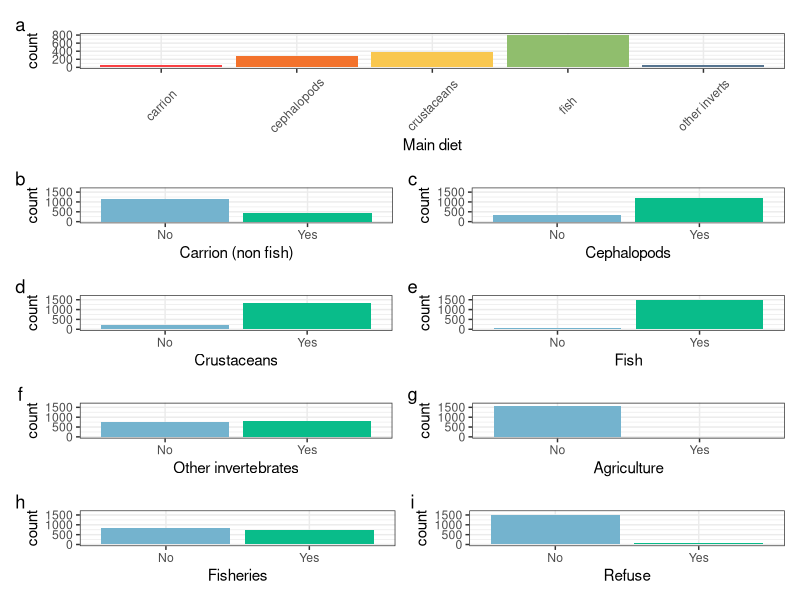
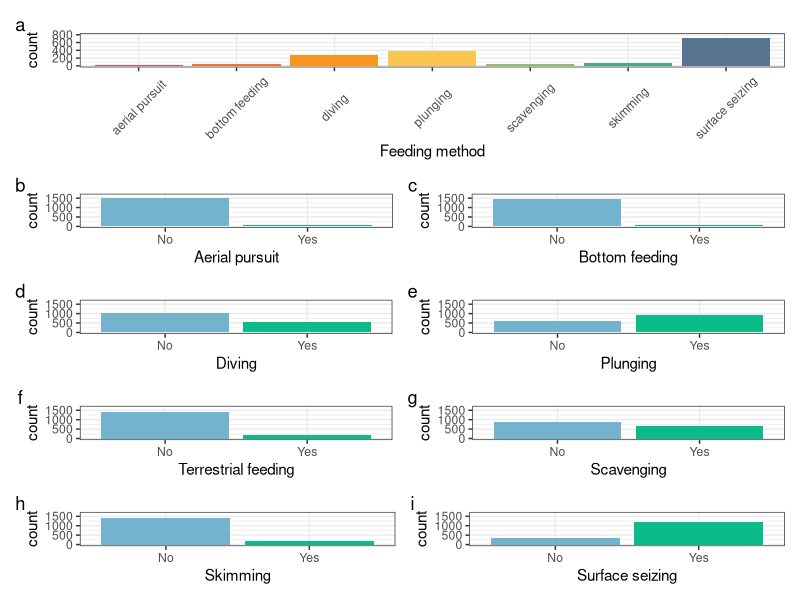
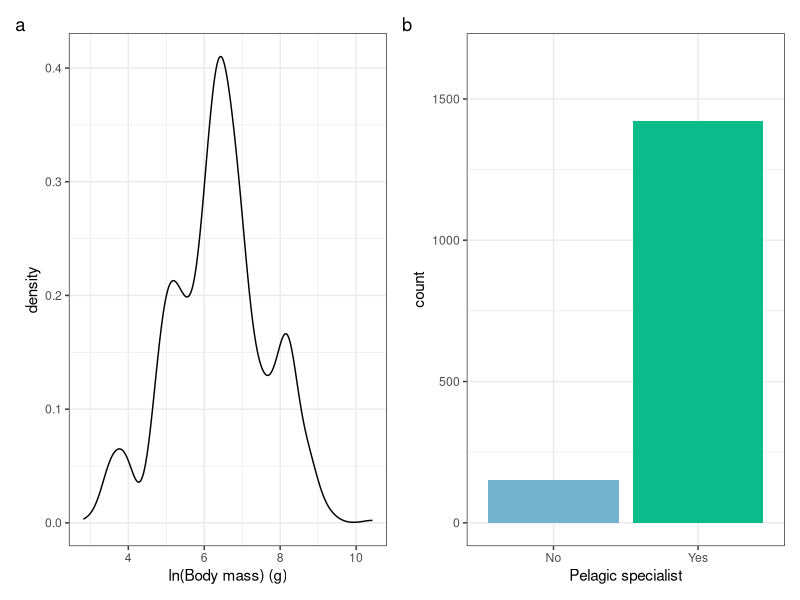
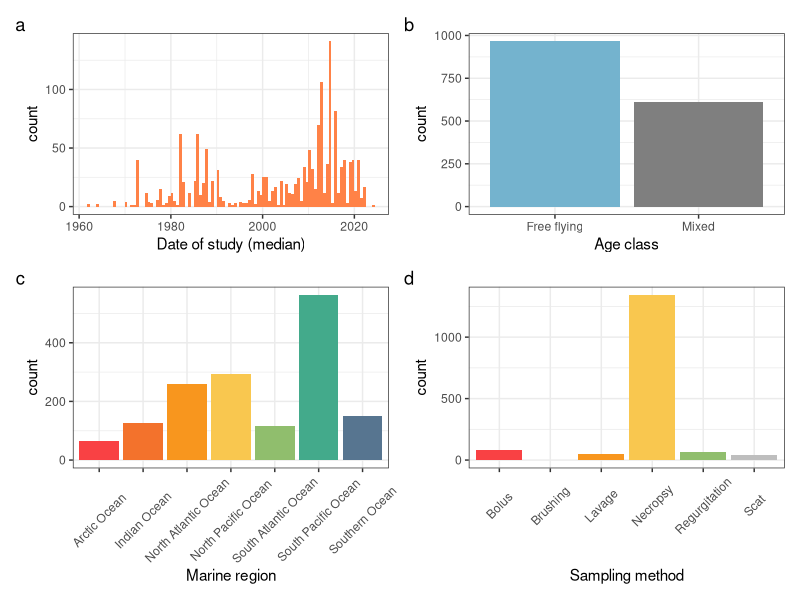
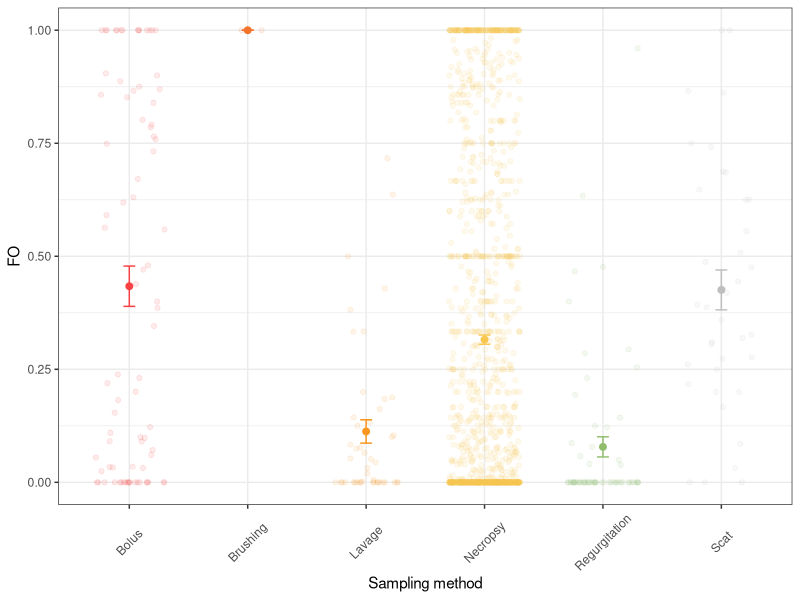
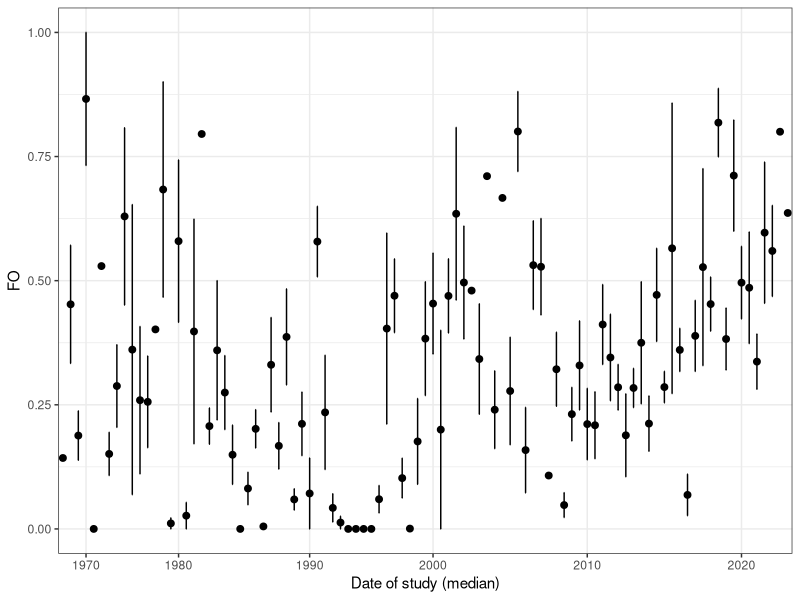
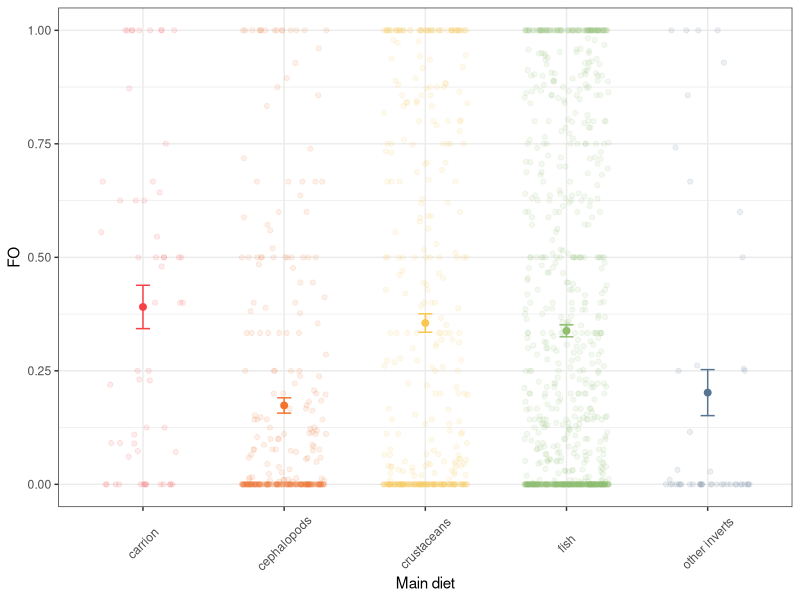
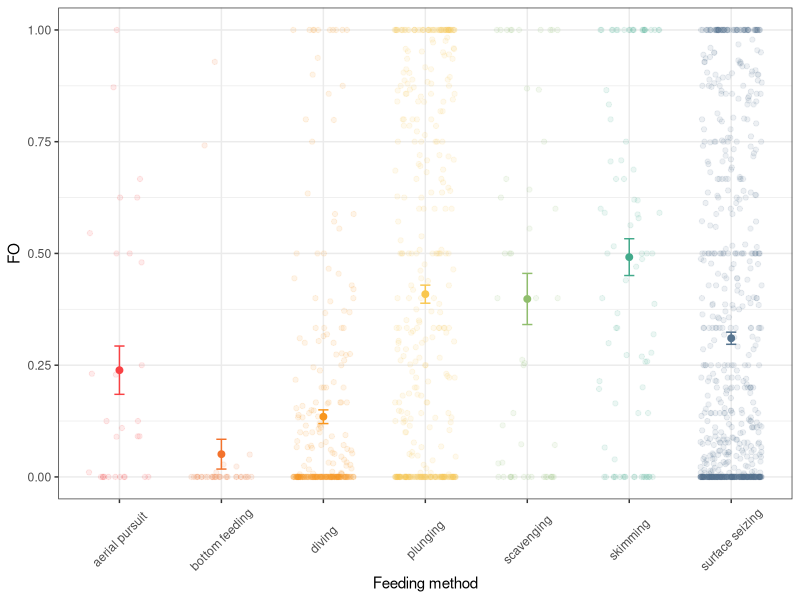

The R script that drew these images, in order:
## ---- chunk 1
# Load libraries
library(tidyverse) # for plots and data wrangling
library(patchwork) # for panel plots
library(here)
## ---- chunk 2
# Read in the data
seabird_data <- read_csv(file = here::here("data/plastic-data-aggregated_2026.csv"))
## ---- chunk 3
# Unite the diet categories
seabird_data <- seabird_data %>%
  unite(col = "diet_type", carrion:as_refuse, remove = FALSE)
## ---- chunk 4
# How many species?
length(unique(seabird_data$clements2025_binomial))
## ---- chunk 5
# How many sources?
length(unique(seabird_data$source)) 
## ---- chunk 6
well_studied <- 
seabird_data %>%
  group_by(clements2025_binomial) %>%
  summarise(records = n(), sampled = sum(n_total), plastic = sum(n_plastic)) %>%
  filter(records >=3 & sampled >= 100)
## ---- chunk 7
well_studied %>% summarise(n())
## ---- chunk 8
well_studied %>% filter(plastic > 0) %>% summarise(n())
## ---- chunk 9
# Body mass
bm <-
  ggplot(seabird_data, aes(x = log(body_mass_g))) +
  geom_density() +
  xlab("ln(Body mass) (g)") +
  theme_bw()

# main diet
diet <-
ggplot(seabird_data, aes(x = as.factor(main_diet), fill = as.factor(main_diet))) +
  geom_bar() +
  xlab("Main diet") +
  theme_bw() +
  theme(legend.position = "none") +
  scale_fill_manual(values = c("#F94144","#F3722C",
                               "#F9C74F","#90BE6D",
                               "#577590")) +
  scale_x_discrete(labels = c("carrion", "cephalopods", "crustaceans", "fish", "other inverts")) +
  theme(axis.text.x = element_text(angle = 45, vjust = 0.5, hjust = 0.5)) 

# Fish
f <-
ggplot(seabird_data, aes(x = as.factor(fish), fill = as.factor(fish))) +
  geom_bar() +
  xlab("Fish") +
  ylim(0, 1650) +
  scale_x_discrete(labels = c("No", "Yes")) +
  theme_bw() +
  theme(legend.position = "none") +
  scale_fill_manual(values = c("#74B3CE","#09BC8A"))  
 
 # Carrion.NonFishVertebrates
c <-
ggplot(seabird_data, aes(x = as.factor(carrion), fill = as.factor(carrion))) +
  geom_bar() +
  xlab("Carrion (non fish)") +
  ylim(0, 1650) +
  scale_x_discrete(labels = c("No", "Yes")) +
  theme_bw() +
  theme(legend.position = "none") +
  scale_fill_manual(values = c("#74B3CE","#09BC8A")) 
 
# Cephalopods
cp <-
  ggplot(seabird_data, aes(x = as.factor(cephalopods), 
                       fill = as.factor(cephalopods))) +
  geom_bar() +
  xlab("Cephalopods") +
  ylim(0, 1650) +
  scale_x_discrete(labels = c("No", "Yes")) +
  theme_bw() +
  theme(legend.position = "none") +
  scale_fill_manual(values = c("#74B3CE","#09BC8A"))
 
# Crustaceans
cr <-
ggplot(seabird_data, aes(x = as.factor(crustaceans), fill = as.factor(crustaceans))) +
  geom_bar() +
  xlab("Crustaceans") +
  ylim(0, 1650) +
  scale_x_discrete(labels = c("No", "Yes")) +
  theme_bw() +
  theme(legend.position = "none") +
  scale_fill_manual(values = c("#74B3CE","#09BC8A"))
 
 # Other inverts
oi<- 
ggplot(seabird_data, aes(x = as.factor(other_inverts), fill = as.factor(other_inverts))) +
  geom_bar() +
  xlab("Other invertebrates") +
  ylim(0, 1650) +
  scale_x_discrete(labels = c("No", "Yes")) +
  theme_bw() +
  theme(legend.position = "none") +
  scale_fill_manual(values = c("#74B3CE","#09BC8A"))
 
 # Refuse
ar <-
ggplot(seabird_data, aes(x = as.factor(as_refuse), fill = as.factor(as_refuse))) +
  geom_bar() +
  xlab("Refuse") +
  ylim(0, 1650) +
  scale_x_discrete(labels = c("No", "Yes")) +
  theme_bw() +
  theme(legend.position = "none") +
  scale_fill_manual(values = c("#74B3CE","#09BC8A"))

# Fisheries discards
af <-
ggplot(seabird_data, aes(x = as.factor(as_fishery), fill = as.factor(as_fishery))) +
  geom_bar() +
  xlab("Fisheries") +
  ylim(0, 1650) +
  scale_x_discrete(labels = c("No", "Yes")) +
  theme_bw() +
  theme(legend.position = "none") +
  scale_fill_manual(values = c("#74B3CE","#09BC8A"))

# Agricultural
aa <-
ggplot(seabird_data, aes(x = as.factor(as_agriculture), fill = as.factor(as_agriculture))) +
  geom_bar() +
  xlab("Agriculture") +
  ylim(0, 1650) +
  scale_x_discrete(labels = c("No", "Yes")) +
  theme_bw() +
  theme(legend.position = "none") +
  scale_fill_manual(values = c("#74B3CE","#09BC8A"))

# Feeding method
fm <-
ggplot(seabird_data, aes(x = as.factor(feeding_method), fill = as.factor(feeding_method))) +
  geom_bar() +
  xlab("Feeding method") +
  theme_bw() +
  theme(legend.position = "none") +
  scale_fill_manual(values = c("#F94144","#F3722C","#F8961E",
                               "#F9C74F","#90BE6D","#43AA8B",
                               "#577590")) +
  scale_x_discrete(labels = c("aerial pursuit", "bottom feeding", "diving", 
                              "plunging", "scavenging", "skimming", "surface seizing")) +
  theme(axis.text.x = element_text(angle = 45, vjust = 0.5, hjust = 0.5)) +
  ylim(0,800)

# Aerial pursuit
aerial <-
ggplot(seabird_data, aes(x = as.factor(aerial_pursuit), fill = as.factor(aerial_pursuit))) +
  geom_bar() +
  xlab("Aerial pursuit") +
  ylim(0, 1650) +
  scale_x_discrete(labels = c("No", "Yes")) +
  theme_bw() +
  theme(legend.position = "none") +
  scale_fill_manual(values = c("#74B3CE","#09BC8A"))

# bottom feeding
bottom <-
ggplot(seabird_data, aes(x = as.factor(bottom_feeding), fill = as.factor(bottom_feeding))) +
  geom_bar() +
  xlab("Bottom feeding") +
  ylim(0, 1650) +
  scale_x_discrete(labels = c("No", "Yes")) +
  theme_bw() +
  theme(legend.position = "none") +
  scale_fill_manual(values = c("#74B3CE","#09BC8A"))

# divers
dive <-
ggplot(seabird_data, aes(x = as.factor(diving), fill = as.factor(diving))) +
  geom_bar() +
  xlab("Diving") +
  ylim(0, 1650) +
  scale_x_discrete(labels = c("No", "Yes")) +
  theme_bw() +
  theme(legend.position = "none") +
  scale_fill_manual(values = c("#74B3CE","#09BC8A"))

# plunging
plunge <-
ggplot(seabird_data, aes(x = as.factor(plunging), fill = as.factor(plunging))) +
  geom_bar() +
  xlab("Plunging") +
  ylim(0, 1650) +
  scale_x_discrete(labels = c("No", "Yes")) +
  theme_bw() +
  theme(legend.position = "none") +
  scale_fill_manual(values = c("#74B3CE","#09BC8A"))

# terrestrial
terr <-
ggplot(seabird_data, aes(x = as.factor(terrestrial_feeding), fill = as.factor(terrestrial_feeding))) +
  geom_bar() +
  xlab("Terrestrial feeding") +
  ylim(0, 1650) +
  scale_x_discrete(labels = c("No", "Yes")) +
  theme_bw() +
  theme(legend.position = "none") +
  scale_fill_manual(values = c("#74B3CE","#09BC8A"))

# scavenging
scavenge <-
ggplot(seabird_data, aes(x = as.factor(scavenging), fill = as.factor(scavenging))) +
  geom_bar() +
  xlab("Scavenging") +
  ylim(0, 1650) +
  scale_x_discrete(labels = c("No", "Yes")) +
  theme_bw() +
  theme(legend.position = "none") +
  scale_fill_manual(values = c("#74B3CE","#09BC8A"))

# skimming
skim <-
ggplot(seabird_data, aes(x = as.factor(skimming), fill = as.factor(skimming))) +
  geom_bar() +
  xlab("Skimming") +
  ylim(0, 1650) +
  scale_x_discrete(labels = c("No", "Yes")) +
  theme_bw() +
  theme(legend.position = "none") +
  scale_fill_manual(values = c("#74B3CE","#09BC8A"))

# surface seizing
surface <-
ggplot(seabird_data, aes(x = as.factor(surface_seizing), fill = as.factor(surface_seizing))) +
  geom_bar() +
  xlab("Surface seizing") +
  ylim(0, 1650) +
  scale_x_discrete(labels = c("No", "Yes")) +
  theme_bw() +
  theme(legend.position = "none") +
  scale_fill_manual(values = c("#74B3CE","#09BC8A"))
 
# Pelagic Specialist
ps <- 
ggplot(seabird_data, aes(x = as.factor(pelagic_specialist), fill = as.factor(pelagic_specialist))) +
  geom_bar() +
  xlab("Pelagic specialist") +
  ylim(0, 1650) +
  scale_x_discrete(labels = c("No", "Yes")) +
  theme_bw() +
  theme(legend.position = "none") +
  scale_fill_manual(values = c("#74B3CE","#09BC8A"))
## ---- chunk 10
(diet  / (c + cp) / (cr + f) / (oi + aa) / (af + ar)) + plot_annotation(tag_levels = 'a')
#ggsave(file = here("figures/diet-variables.png"), height = 8)

(fm / (aerial + bottom) / (dive + plunge) / (terr + scavenge) / (skim + surface)) + plot_annotation(tag_levels = 'a')
#ggsave(file = here("figures/feeding-variables.png"), height = 8)

bm + ps + plot_annotation(tag_levels = 'a')
#ggsave(file = here("figures/other-variables.png"), height = 4)
## ---- chunk 11
# Frequency of occurrence
fo <- 
  ggplot(seabird_data, aes(x = FO)) +
  geom_histogram(fill = "lightblue", bins = 10) +
  xlab("Frequency of occurrence of plastic") +
  theme_bw()

# Free flying or not
ff <- 
  ggplot(seabird_data, aes(x = as.factor(freeflying), fill = as.factor(freeflying))) +
  geom_bar() +
  xlab("Age class") +
  scale_x_discrete(labels = c("Free flying", "Mixed")) +
  theme_bw() +
  theme(legend.position = "none") +
  scale_fill_manual(values = c("#74B3CE","#09BC8A"))

# Median date
dd <- 
  ggplot(seabird_data, aes(x = date_median)) +
  geom_histogram(fill = "sienna1", bins = 100) +
  xlab("Date of study (median)") +
  theme_bw()

# Marine region
mr <- 
ggplot(seabird_data, aes(x = as.factor(marine_region), fill = as.factor(marine_region))) +
  geom_bar() +
  xlab("Marine region") +
  theme_bw() +
  theme(legend.position = "none") +
  scale_fill_manual(values = c("#F94144","#F3722C","#F8961E",
                               "#F9C74F","#90BE6D","#43AA8B",
                               "#577590")) +
  theme(axis.text.x = element_text(angle = 45, vjust = 0.5, hjust = 0.5))  

# Sampling method
sm <- 
ggplot(seabird_data, aes(x = as.factor(sampling_method), fill = as.factor(sampling_method))) +
  geom_bar() +
  xlab("Sampling method") +
  theme_bw() +
  theme(legend.position = "none") +
    scale_fill_manual(values = c("#F94144","#F3722C","#F8961E",
                               "#F9C74F","#90BE6D","grey")) +
   theme(axis.text.x = element_text(angle = 45, vjust = 0.5, hjust = 0.5))  
## ---- chunk 12
( (dd + ff) / (mr + sm)) + plot_annotation(tag_levels = c("a"))
ggsave(file = here("figures/study-level-variables.png"), height = 6)
## ---- chunk 13
# Get summary stats for each grouping variable
sumdatSM <-
  seabird_data %>%
  group_by(sampling_method) %>%
  summarise(meanFO = mean(FO), seFO = sqrt(var(FO)/n()))

sumdatDate <-
  seabird_data %>%
  group_by(date_median) %>%
  summarise(meanFO = mean(FO), seFO = sqrt(var(FO)/n()))

sumdatDiet <-
  seabird_data %>%
  group_by(main_diet) %>%
  summarise(meanFO = mean(FO), seFO = sqrt(var(FO)/n()))

sumdatFM <-
  seabird_data %>%
  group_by(feeding_method) %>%
  summarise(meanFO = mean(FO, na.rm = TRUE), seFO = sqrt(var(FO, na.rm = TRUE)/n()))
## ---- chunk 14
# Plots
# Sampling method
ggplot(seabird_data, aes(x = as.factor(sampling_method), y = FO, colour = sampling_method)) +
  geom_jitter(alpha = 0.1, width = 0.3) +
  geom_point(data = sumdatSM, aes(y = meanFO), size = 2) +
  geom_errorbar(data = sumdatSM, aes(y = meanFO, ymin = meanFO - seFO, ymax = meanFO + seFO), width = 0.1) +
  xlab("Sampling method") +
  theme_bw() +
  theme(legend.position = "none") +
  scale_colour_manual(values = c("#F94144","#F3722C","#F8961E",
                               "#F9C74F","#90BE6D","grey")) +
   theme(axis.text.x = element_text(angle = 45, vjust = 0.5, hjust = 0.5))  


# Date
ggplot(seabird_data, aes(x = as.factor(date_median), y = FO)) +
  geom_point(data = sumdatDate, aes(y = meanFO), size = 2) +
  geom_errorbar(data = sumdatDate, aes(y = meanFO, ymin = meanFO - seFO, ymax = meanFO + seFO), width = 0.1) +
  xlab("Date of study (median)") +
  theme_bw() +
  theme(legend.position = "none") +
  scale_x_discrete(breaks = c(1960, 1970, 1980, 1990, 2000, 2010, 2020))

# Diet
ggplot(seabird_data, aes(x = as.factor(main_diet), y = FO, colour = main_diet)) +
  geom_jitter(alpha = 0.1, width = 0.3) +
  geom_point(data = sumdatDiet, aes(y = meanFO), size = 2) +
  geom_errorbar(data = sumdatDiet, aes(y = meanFO, ymin = meanFO - seFO, ymax = meanFO + seFO), width = 0.1) +
  xlab("Main diet") +
  theme_bw() +
  theme(legend.position = "none") +
  scale_colour_manual(values = c("#F94144","#F3722C",
                               "#F9C74F","#90BE6D",
                               "#577590")) +
  scale_x_discrete(labels = c("carrion", "cephalopods", "crustaceans", "fish", "other inverts")) +
  theme(axis.text.x = element_text(angle = 45, vjust = 0.5, hjust = 0.5))

# Feeding method
ggplot(seabird_data, aes(x = as.factor(feeding_method), y = FO, colour = feeding_method)) +
  geom_jitter(alpha = 0.1, width = 0.3) +
  geom_point(data = sumdatFM, aes(y = meanFO), size = 2) +
  geom_errorbar(data = sumdatFM, aes(y = meanFO, ymin = meanFO - seFO, ymax = meanFO + seFO), width = 0.1) +
  xlab("Feeding method") +
  theme_bw() +
  theme(legend.position = "none") +
  scale_colour_manual(values = c("#F94144","#F3722C","#F8961E",
                               "#F9C74F","#90BE6D","#43AA8B",
                               "#577590")) +
  scale_x_discrete(labels = c("aerial pursuit", "bottom feeding", "diving", 
                              "plunging", "scavenging", "skimming", "surface seizing")) +
  theme(axis.text.x = element_text(angle = 45, vjust = 0.5, hjust = 0.5))
